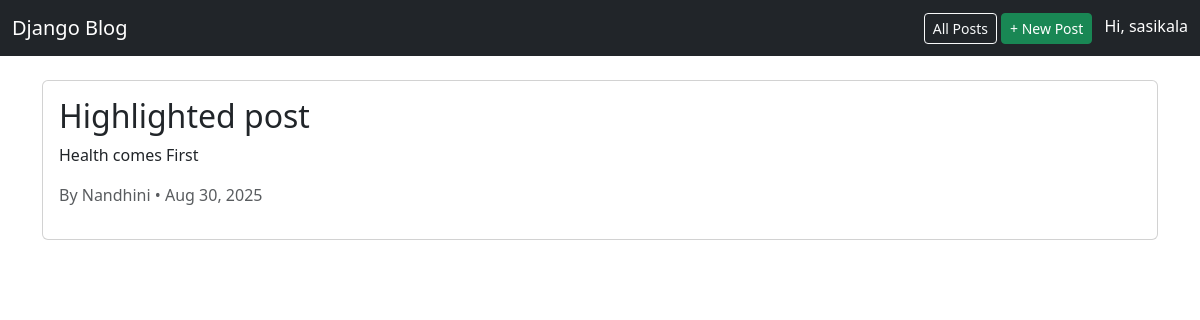
/blog/5/ (signed in), run on the app's committed database.
### blog/models.py (models this page shows, shortened)
class Post(models.Model):
    title = models.CharField(max_length=200)
    content = models.TextField()
    author = models.ForeignKey(User, on_delete=models.CASCADE)
    created_at = models.DateTimeField(auto_now_add=True)

### blog/views.py (the view)
# urls.py: path('<int:pk>/', PostDetailView.as_view(), name='post-detail'),
class PostDetailView(DetailView):
    model = Post
    template_name = "blog/post_detail.html"

### blog/templates/blog/post_detail.html (shortened to what this page needs)
{% extends 'blog/base.html' %}
{% block content %}
<div class="card">
  <div class="card-body">
    <h2 class="card-title">{{ object.title }}</h2>
    <p class="card-text">{{ object.content }}</p>
    <p class="text-muted">By {{ object.author }} • {{ object.created_at|date:"M d, Y" }}</p>
  </div>
</div>
{% endblock %}

### blog/templates/blog/base.html (shortened to what this page needs)
<!DOCTYPE html>
<html lang="en">
<head>
  <link href="https://cdn.jsdelivr.net/npm/bootstrap@5.3.2/dist/css/bootstrap.min.css" rel="stylesheet">
</head>
<body>
  <nav class="navbar navbar-expand-lg navbar-dark bg-dark mb-4">
    <div class="container-fluid">
      <a class="navbar-brand" href="{% url 'home' %}">Django Blog</a>
      <div>
        <a class="btn btn-outline-light btn-sm" href="{% url 'post-list' %}">All Posts</a>
        {% if user.is_authenticated %}
          <a class="btn btn-success btn-sm" href="{% url 'post-create' %}">+ New Post</a>
          <span class="text-white ms-2">Hi, {{ user.username }}</span>
        {% else %}
          <a class="btn btn-outline-light btn-sm" href="/admin/">Login</a>
        {% endif %}
      </div>
    </div>
  </nav>
  <div class="container">
    {% block content %}{% endblock %}
  </div>
</body>
</html>

### data on the page
Post: title "Highlighted post", content "Health comes First", author "Nandhini", created_at "Aug 30, 2025"

### other printed values
{{ user.username }} "sasikala"
